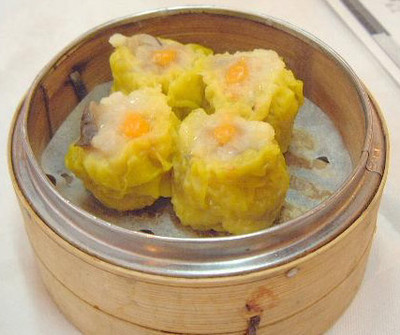
#> input picture public/py/Test_Images/testImg3.jpg, 400 x 335 px
$ python Check_Food.py Test_Images/testImg3.jpg
#> lines starting #> are read from the running program, lines starting #| are printed output that depends on the picture
import csv
from PIL import Image
import numpy as np
import time
import pickle
import sys
from joblib import dump, load

testX = []
testY = []

# Input one image:
# testImg = Image.open('FoodNonFoodDataset/Testing/testImg3.jpg')
testImg = Image.open(sys.argv[1])
#> testImg is the input picture: PIL image 400x335 RGB; mean R, G, B 184.5, 158, 112.4
testImg = testImg.resize((50, 50), Image.BICUBIC)
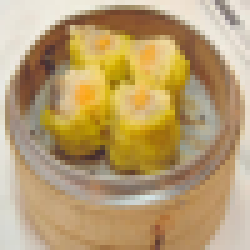
#> testImg: PIL image 50x50 RGB (shown 5 times larger); mean R, G, B 184.6, 158, 112.4
testImg = np.array(testImg)
testX.append(testImg.flatten())
testX = np.array(testX)

# Load SVM Model:
t = time.time()
clf2 = load('py/save/Food_NonFood_Model.pickle')
#> (reads public/py/save/Food_NonFood_Model.pickle from the repository)
#> (the run stopped early here; a loop or call above may not have finished)
